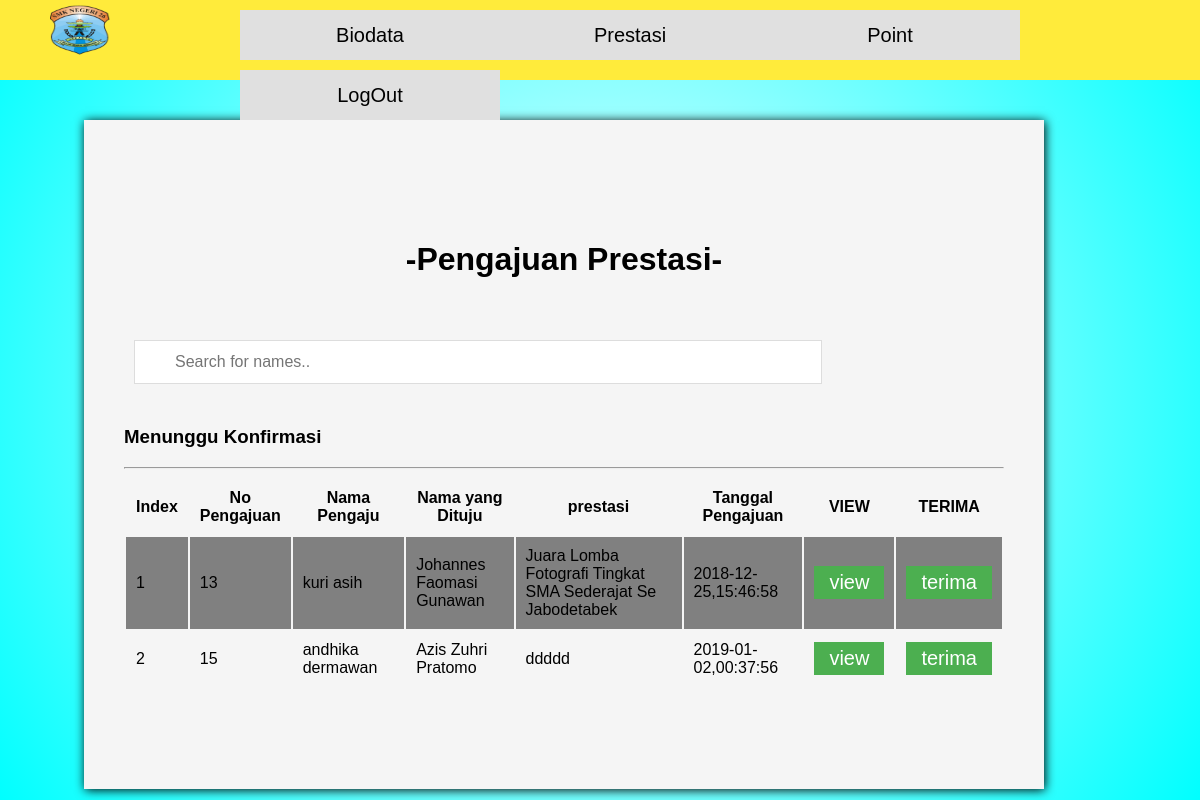
The page /accprestasi.php (signed in) on the database its author committed.
### tables this page shows
CREATE TABLE `prestasi_prestasi` (
  `iPrestasiId` bigint(20) NOT NULL,
  `iPengajuId` bigint(20) NOT NULL,
  `iPengajuNi` bigint(20) NOT NULL,
  `vcPengajuNama` varchar(255) NOT NULL,
  `iDitujuId` bigint(20) NOT NULL,
  `iDitujuNISN` bigint(20) NOT NULL,
  `vcDitujuNama` varchar(255) NOT NULL,
  `iPrestasi` bigint(20) DEFAULT NULL,
  `vcPrestasiNama` varchar(255) NOT NULL,
  `vcLembagaPemberi` varchar(255) NOT NULL,
  `vcNoSertifikat` varchar(255) DEFAULT NULL,
  `vcKatagori` varchar(255) NOT NULL,
  `vcTingkatPrestasi` varchar(255) DEFAULT NULL,
  `vcKeterangan` varchar(255) DEFAULT NULL,
  `lbLampiran` longblob,
  `dtDiajajukan` varchar(255) NOT NULL,
  `dtDIterima` varchar(255) DEFAULT NULL,
  `vcStatus` varchar(255) NOT NULL,
  `iDiterima` bigint(20) DEFAULT NULL,
  `iPenambahanPoint` int(11) DEFAULT NULL,
  `iPointAkhir` int(11) DEFAULT NULL
);

### accprestasi.php (the view, shortened to what this page needs)
<?php
include('PHP/connection.php');
if($_SESSION['STATUS']=="siswa"){
  echo '
  <div class="NavigatorMenu">
    <div id="NavigatorKiri">
      <a href="INDEX.php"><img src="IMG&LOGO/Logo SMKN 26 Jakarta.png"></a>
    </div>
    <div id="NavigatorKanan">
      <ul>
        <li><a id="marginmenu" href="Biodata.php">Biodata</a>
        </li>
        <li><a id="marginmenu" href="RiwayatPrestasi.php">Prestasi</a>
        <ul>
                    <li id="menu21"><a href="Prestasi.php">Pengajuan Prestasi</a></li>
                </ul>
        </li>
        <li><a id="marginmenu" href="Riwayatpoint.php">Point</a>
        </li>
        </li>
        <li><a href="PHP/logout.php">LogOut</a></li>
      </ul>
    </div>
  </div>
  ';
}elseif ($_SESSION['STATUS']=="guru") {
  echo '
  <div class="NavigatorMenu">
    <div id="NavigatorKiri">
      <a href="INDEX.php"><img src="IMG&LOGO/Logo SMKN 26 Jakarta.png"></a>
    </div>
    <div id="NavigatorKanan">
      <ul>
        <li><a id="marginmenu" href="Biodata.php">Biodata</a>
          <ul>
                  <li id="menu11"><a href="datasiswa.php">Data Siswa</a></li>
                  <li id="menu12"><a href="dataguru.php">Data Guru</a></li>
                  <li id="menu13"><a href="dataadmin.php">Data Admin</a></li>
                  <li id="menu14"><a href="BiodataKelas.php">Data Kelas</a></li>
                  <li id="menu15"><a href="Biodatainstansi.php">Data Instansi</a></li>
                  <li id="menu16"><a href="DataPelanggaran.php">Data Pelanggaran</a></li>
               </ul>
        </li>
        <li><a id="marginmenu" href="RiwayatPrestasi.php">Prestasi</a>
          <ul>
                    <li id="menu21"><a href="Prestasi.php">Pengajuan Prestasi</a></li>
                </ul>
        </li>
        <li><a id="marginmenu" href="Riwayatpoint.php">Point</a>
          <ul>
                    <li id="menu31"><a href="point.php">Pengajuan point</a></li>
                </ul>
        </li>
        </li>
        <li><a href="PHP/logout.php">LogOut</a></li>
      </ul>
    </div>
  </div>
  ';
}
?>
<!DOCTYPE html>
<html lang="en">
<head>
  <link rel="stylesheet" href="css.css">
</head>
<body>
  <div class="DataSiswa">
    <div class="Container">
      <h1>-Pengajuan Prestasi-</h1>
      <div class="TombolTombol">
      </div>
      <div class="SearchBox">
      <input type="text" id="myInput" onkeyup="myFunction()" placeholder="Search for names.." title="Type in a name">
      </div>
      <div class="DisplayData">
        <h3>Menunggu Konfirmasi</h3><hr>
        <center>
          <table id="myTable">
            <tr>
              <th onclick="SortNumberData(1)" width="1%">Index</th>
              <th onclick="SortNumberData(2)" width="1%">No Pengajuan</th>
              <th onclick="SortStringData(3)" width="19%">Nama Pengaju</th>
              <th onclick="SortStringData(4)" width="19%">Nama yang Dituju</th>
              <th onclick="SortStringData(5)" width="39%">prestasi</th>
              <th onclick="SortStringData(6)" width="19%">Tanggal Pengajuan</th>
              <th width="1%">VIEW</th>
              <th width="1%">TERIMA</th>
            </tr>
            <?php
$fetchsql = "SELECT * FROM prestasi_prestasi WHERE vcStatus='DLY'";
$fetchresault = $conn->query($fetchsql);
$no = 1;
if($fetchresault->num_rows>0){
  while($row = $fetchresault->fetch_assoc()) {
    echo "<tr>";
    echo "<td>".$no++."</td>";
    echo "<td>".$row["iPrestasiId"]."</td>";
    echo "<td>".$row["vcPengajuNama"]."</td>";
    echo "<td>".$row["vcDitujuNama"]."</td>";
    echo "<td>".$row["vcPrestasiNama"]."</td>";
    echo "<td>".$row["dtDiajajukan"]."</td>";
    echo "<td><input type='button' name='viewe' value='view' id=".$row['iPrestasiId']." class='Prestasi_view' onclick='model7()'/></td>";
    echo "<td><input type='button' name='accp' value='terima' id=".$row['iPrestasiId']." class='accp_view' onclick='model8()'/></td>";
    echo "</tr>";
}
echo "</table>";
} else {
echo "0 results";
}
?>
        </center>
      </div>
    </div>
  </div>
</body>
</html>

### css.css (style rules this page uses)
body { margin: 0px; padding: 0; border: 0px; background-image: radial-gradient(circle, white, aqua); font-family: Arial, Helvetica, sans-serif; z-index: 0; overflow: auto; }
input:read-only { background: #E0E0E0; border: none; }
.NavigatorMenu { padding: 0px; margin: 0px; top: 0; background-color: #FFEB3B; height: 10%; width: 100%; color: white; position: fixed; z-index: 100; }
.NavigatorMenu #NavigatorKiri { float: left; display: block; height: auto; width: auto; padding: 5px; padding-left: 50px; color: white; }
.NavigatorMenu #NavigatorKanan { float: right; display: block; height: 100%; width: 80%; color: white; }
.NavigatorMenu img { height: 50px; width: 60px }
.NavigatorMenu ul { margin: 0px; padding: 0px; list-style: none; background-color: transparent; }
.NavigatorMenu ul li { float: left; width: 260px; height: auto; margin-top: 10px; text-align: center; line-height: 50px; font-size: 20px; background-color: #E0E0E0; }
.NavigatorMenu ul li a { text-decoration: none; color: #000000; display: block; }
.Container { height: auto; width: 80%; background-color: #F5F5F5; margin-left: 7%; margin-top: 10%; box-shadow: 1px 1px 10px black; padding-top: 100px; padding-left: 40px; padding-right: 40px; padding-bottom: 100px; }
.Container h1 { text-align: center; }
.Container tr th, .SemuaModal tr th { text-align: center; }
.TombolTombol { padding: 10px; margin-bottom: 10px; }
.SearchBox { padding: 10px; width: 100%; height: auto; }
* { box-sizing: border-box; }
.SearchBox #myInput { background-position: 10px 10px; background-repeat: no-repeat; width: 80%; font-size: 16px; padding: 12px 20px 12px 40px; border: 1px solid #ddd; margin-bottom: 12px; }
.DisplayData { margin-top: 20px; height: auto; width: 100%; }
.DisplayData input[type="button"], .SemuaModal input[type="button"], .DisplayData button, .SemuaModal button { background-color: #4CAF50; width: auto; height: auto; border: none; color: white; padding: 5px 15px; text-align: center; text-decoration: none; display: inline-block; font-size: 20px; cursor: pointer; text-decoration: none; }
.DisplayData th, .SemuaModal th { cursor: pointer; }
.DisplayData th, .SemuaModal th, .DisplayData td, .SemuaModal td { text-align: left; padding: 10px; font-size: 16px; }
.DisplayData tr:nth-child(even), .SemuaModal tr:nth-child(even) { background-color: grey; }

### rows shown on the page
prestasi_prestasi: iPrestasiId "13", vcPengajuNama "kuri asih", vcDitujuNama "Johannes Faomasi Gunawan", vcPrestasiNama "Juara Lomba Fotografi Tingkat SMA Sederajat Se Jabodetabek", dtDiajajukan "2018-12-25,15:46:58"
prestasi_prestasi: iPrestasiId "15", vcPengajuNama "andhika dermawan", vcDitujuNama "Azis Zuhri Pratomo", vcPrestasiNama "ddddd", dtDiajajukan "2019-01-02,00:37:56"
